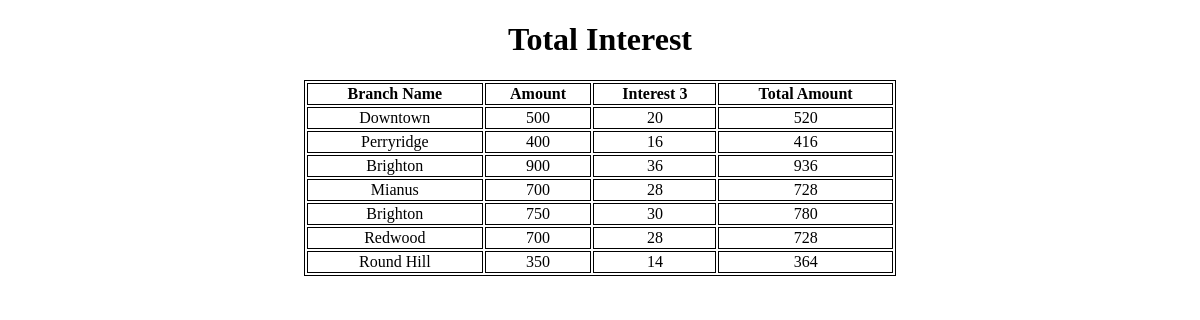
Page /totalinterest.php on the committed database.
### tables this page shows
CREATE TABLE `account` (
  `branch_name` varchar(15) DEFAULT NULL,
  `account_number` varchar(10) NOT NULL,
  `balance` int(11) DEFAULT NULL
);

### totalinterest.php (the view, shortened to what this page needs)
<!DOCTYPE html>
<html lang="en">
<head>
    <link rel="stylesheet" href="css/style.css">
</head>
<body>
    <h1 class="text-center">Total Interest</h1>
    <div class="interest">
        <table style="width:100%">
            <tr>
                <th>Branch Name</th>
                <th>Amount</th>
                <th>Interest 3</th>
                <th>Total Amount</th>
            </tr>
            <?php
            include 'partials/_dbconnect.php';
            $sql = "SELECT * FROM `account`";
            $result = mysqli_query($conn, $sql);
            while ($row = mysqli_fetch_assoc($result)) {
                $BankName = $row['branch_name'];
                $Amount = $row['balance'];
                $interest = ($Amount * 4) / 100;
                $Totalamount = $Amount + $interest;
                echo '<tr>
                        <td>'.$BankName.'</td>
                        <td>'.$Amount.'</td>
                        <td>'.$interest.'</td>
                        <td>'.$Totalamount.'</td>
                    </tr>';
            }
            ?>
        </table>
    </div>
</body>
</html>

### css/style.css (style rules this page uses)
.text-center { text-align: center; }
table, th, td { border: 1px solid black; }
.interest { display: flex; margin: auto; justify-content: center; width: 50%; text-align: center; }

### rows in the picture
account: branch_name "Downtown", balance "500", balance "20", balance "520"
account: branch_name "Perryridge", balance "400", balance "16", balance "416"
account: branch_name "Brighton", balance "900", balance "36", balance "936"
account: branch_name "Mianus", balance "700", balance "28", balance "728"
account: branch_name "Brighton", balance "750", balance "30", balance "780"
account: branch_name "Redwood", balance "700", balance "28", balance "728"
account: branch_name "Round Hill", balance "350", balance "14", balance "364"
